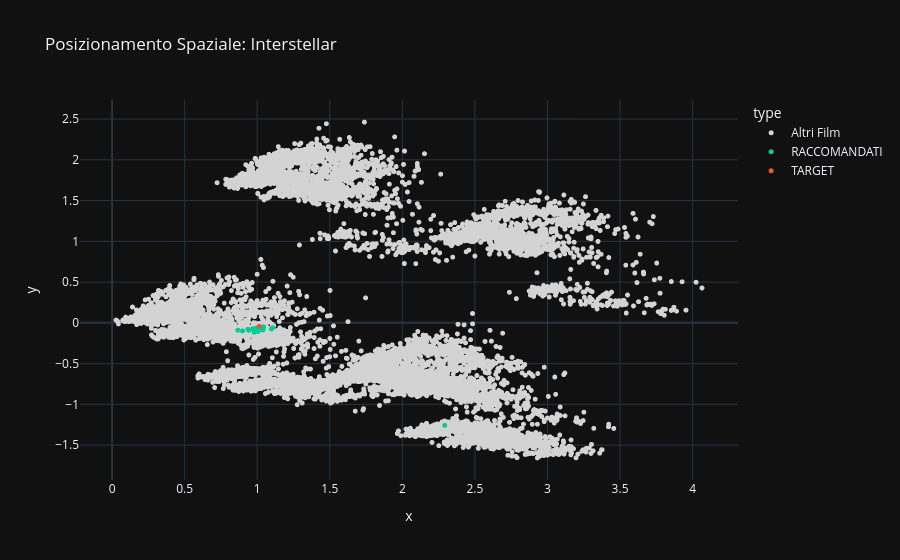

Notebook source saved alongside this figure:
### Markdown cell above
## Phase 3: High-Level Interface & Interactive Semantic Validation

This section represents the final deployment of our **unified abstraction layer**. After the rigorous calibration of weights and statistical filters, we transition from manual code execution to a streamlined, interactive environment. By encapsulating the underlying complexity of the vector space and the penalty logic, we enable a rapid, iterative testing cycle that provides immediate feedback on the engine's performance.

### Key Functional Components:
* **Decoupled Interaction:** Utilizing native IDE/Notebook input prompts to query the system without exposing the underlying hyperparameter configuration.
* **Dual-Stream Output:** Synchronized rendering of the **Audit Ranking Table** (providing numerical transparency) and the **2D Semantic Manifold** (providing geometric validation).
* **Real-time Cluster Diagnostic:** Visualizing the spatial convergence of the *Recommended* set against the *Target* point within the latent space to empirically verify the preservation of semantic intent.

### What to Look For:
When querying a title, the engine will now perform a full-stack inference. Ensure that the **Recommended (Green)** points on the semantic cloud form a coherent cluster around the **Target (Red)** point.


> **Geometric Divergence:** If you notice recommended points scattered across distant regions of the manifold, it indicates that the `quality_weight` is overpowering the semantic similarity, forcing the engine to prioritize global high scores over topical relevance.

### Code cell
from src.book_three_utils import run_interactive_engine
# Esecuzione High-Level: IntelliJ ti aprirà la barra di input
run_interactive_engine(movies_df, content_matrix)

### Figure 1 — Plotly figure (JSON) as saved in the notebook; plotly's stock layout.template omitted (floating-point values rounded to 4 significant figures; data arrays with more than 128 entries replaced by an {"elided": "..."} marker saying what was removed)
{"data": [{"hovertemplate": "<b>%{hovertext}</b><br><br>type=Altri Film<br>x=%{x}<br>y=%{y}<extra></extra>", "hovertext": {"elided": "17690 str values"}, "legendgroup": "Altri Film", "marker": {"color": "lightgrey", "symbol": "circle", "size": 5}, "mode": "markers", "name": "Altri Film", "showlegend": true, "x": {"elided": "17690 float values"}, "xaxis": "x", "y": {"elided": "17690 float values"}, "yaxis": "y", "type": "scattergl"}, {"hovertemplate": "<b>%{hovertext}</b><br><br>type=RACCOMANDATI<br>x=%{x}<br>y=%{y}<extra></extra>", "hovertext": ["Ink", "Captain America: The Winter Soldier", "Doctor Strange", "Ender's Game", "Fantastic Voyage", "H.G. Wells' First Men in the Moon", "Guardians of the Galaxy", "Marooned", "Oblivion", "Ready Player One", "Serenity", "Serenity", "Spider-Man: Far From Home", "Spider-Man 2", "Star Trek II: The Wrath of Khan", "Star Wars: Episode VII - The Force Awakens", "Stargate", "The Terminator", "Time Bandits", "Timeline", "TRON"], "legendgroup": "RACCOMANDATI", "marker": {"color": "#00CC96", "symbol": "circle", "size": 5}, "mode": "markers", "name": "RACCOMANDATI", "showlegend": true, "x": [1.098, 0.9932, 1.007, 0.941, 0.9782, 0.9685, 0.9779, 0.9952, 1.106, 0.9358, 1.039, 2.292, 0.8984, 0.9991, 0.8662, 0.9767, 1.004, 1.036, 1.044, 1.016, 1.02], "xaxis": "x", "y": [-0.07405, -0.07104, -0.09326, -0.09111, -0.1144, -0.07201, -0.07639, -0.06322, -0.05952, -0.07881, -0.08395, -1.257, -0.09905, -0.06191, -0.08993, -0.08059, -0.1048, -0.0873, -0.04913, -0.08211, -0.07882], "yaxis": "y", "type": "scattergl"}, {"hovertemplate": "<b>%{hovertext}</b><br><br>type=TARGET<br>x=%{x}<br>y=%{y}<extra></extra>", "hovertext": ["Interstellar"], "legendgroup": "TARGET", "marker": {"color": "#EF553B", "symbol": "circle", "size": 5}, "mode": "markers", "name": "TARGET", "showlegend": true, "x": [1.015], "xaxis": "x", "y": [-0.04111], "yaxis": "y", "type": "scattergl"}], "layout": {"xaxis": {"anchor": "y", "domain": [0.0, 1.0], "title": {"text": "x"}}, "yaxis": {"anchor": "x", "domain": [0.0, 1.0], "title": {"text": "y"}}, "legend": {"title": {"text": "type"}, "tracegroupgap": 0}, "title": {"text": "Posizionamento Spaziale: Interstellar"}}}
